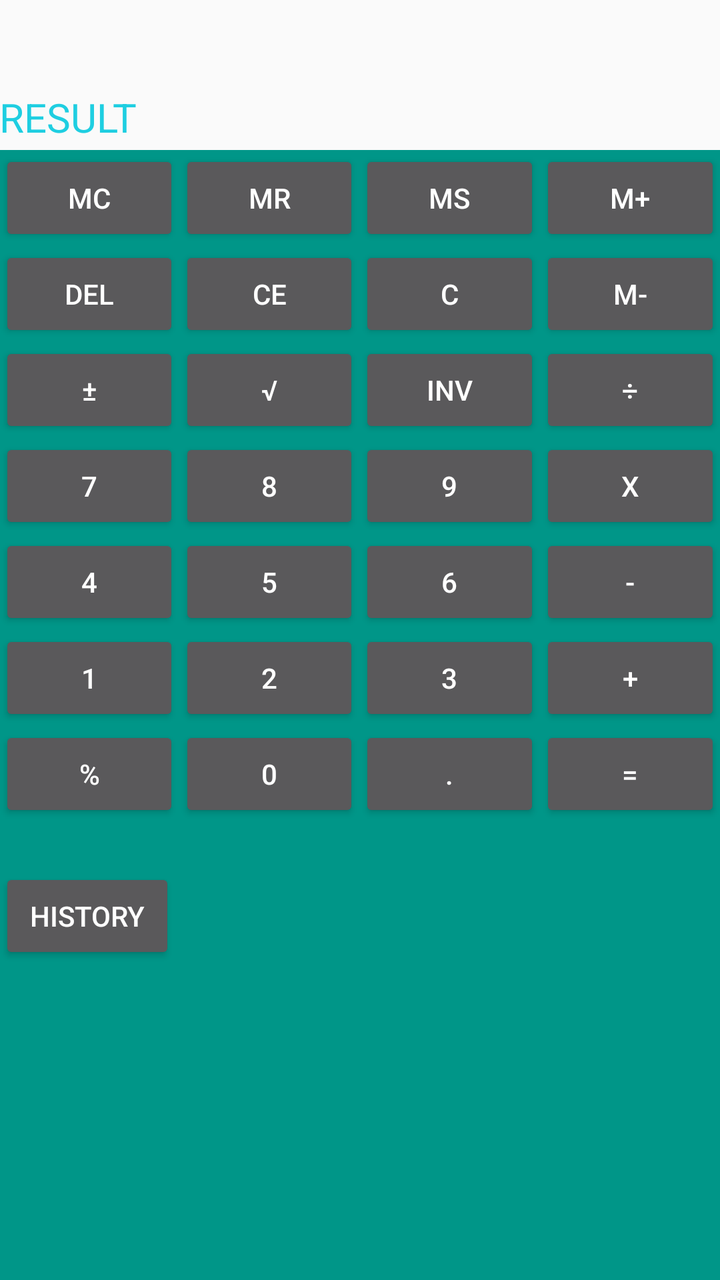
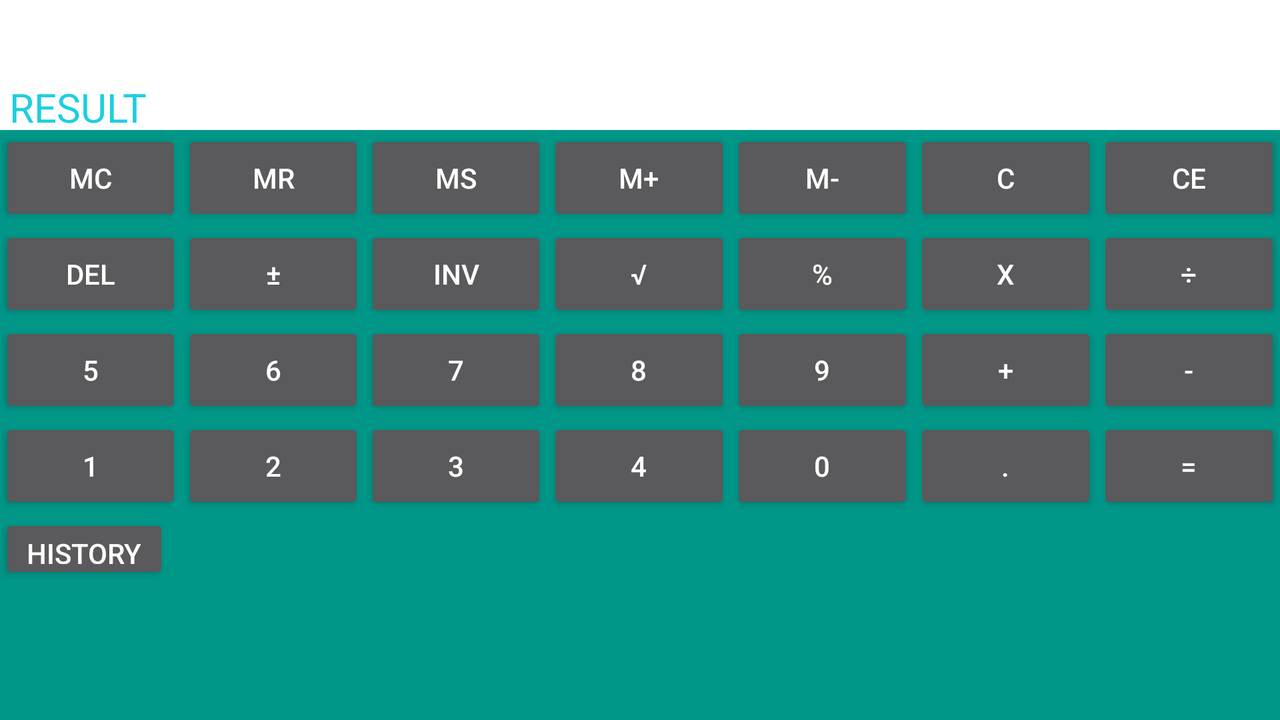

One screen, two layout resources from the same app: the default and the author's alternative for another configuration. Each is rendered where Android would select it; the XML of both is given below.
<!-- AndroidManifest.xml: activity theme AppTheme -->
<!-- res/layout/activity_main.xml -->
<RelativeLayout xmlns:android="http://schemas.android.com/apk/res/android"
    xmlns:tools="http://schemas.android.com/tools"
    android:layout_width="match_parent"
    android:layout_height="fill_parent"
    android:paddingLeft="@dimen/activity_horizontal_margin"
    android:paddingRight="@dimen/activity_horizontal_margin"
    android:paddingTop="@dimen/activity_vertical_margin"
    android:paddingBottom="@dimen/activity_vertical_margin"
    tools:context=".MainActivity"

    android:background="#fafafa">

    <TextView
        android:id="@+id/txtMemory"
        android:layout_width="fill_parent"
        android:layout_height="20dp"
        android:textSize="15sp"
        android:textColor="#4CAF50"
        android:gravity="left"
        android:layout_alignParentTop="true"
        android:layout_alignParentLeft="true"
        android:layout_alignParentStart="true" />

    <TextView
        android:layout_width="match_parent"
        android:layout_height="25dp"
        android:inputType="textMultiLine"
        android:ems="10"
        android:id="@+id/txtStack"
        android:editable="false"
        android:gravity="bottom|right"
        android:layout_below="@+id/txtMemory"
        android:layout_alignParentLeft="true"
        android:textSize="20sp"

        android:textColor="#1ecee1"
        android:nestedScrollingEnabled="true"
        android:scrollIndicators="left|right"
        android:maxLength="999" />

    <TextView
        android:layout_width="match_parent"
        android:layout_height="30dp"
        android:id="@+id/txtInput"
        android:gravity="bottom|right"
        android:inputType="none"
        android:layout_toRightOf="@+id/editText"
        android:layout_toEndOf="@+id/editText"
        android:layout_below="@+id/txtStack"
        android:textSize="20sp"
        android:textColor="#1ecee1"
        android:singleLine="true"
        android:maxLength="20" />

    <RelativeLayout
        android:layout_width="match_parent"
        android:layout_height="match_parent"
        android:layout_below="@+id/txtInput"
        android:background="#009688">

    </RelativeLayout>

    <TableLayout
        android:layout_width="fill_parent"
        android:layout_height="wrap_content"
        android:gravity="center"
        android:background="#009688"
        android:id="@+id/tableLayout2"
        android:layout_below="@+id/txtInput"
        android:layout_alignParentLeft="true"
        android:layout_alignParentStart="true">

        <TableRow
            android:layout_width="match_parent"
            android:layout_height="match_parent"
            android:gravity="center">

            <Button
                android:layout_width="match_parent"
                android:layout_height="wrap_content"
                android:text="@string/buttonMC_text"
                android:id="@+id/buttonMC"
                android:layout_column="1"
                android:textAlignment="center"
                android:layout_weight="1" />

            <Button
                android:layout_width="match_parent"
                android:layout_height="wrap_content"
                android:text="@string/buttonMR_text"
                android:id="@+id/buttonMR"
                android:layout_column="2"
                android:textAlignment="center"
                android:layout_weight="1" />

            <Button
                android:layout_width="match_parent"
                android:layout_height="wrap_content"
                android:text="@string/buttonMS_text"
                android:id="@+id/buttonMS"
                android:layout_column="4"
                android:textAlignment="center"
                android:layout_weight="1" />

            <Button
                android:layout_width="match_parent"
                android:layout_height="wrap_content"
                android:text="@string/buttonMPlus_text"
                android:id="@+id/buttonMPLUS"
                android:layout_column="6"
                android:textAlignment="center"
                android:layout_weight="1" />
        </TableRow>

        <TableRow
            android:layout_width="match_parent"
            android:layout_height="match_parent"
            android:gravity="center">

            <Button
                android:layout_width="match_parent"
                android:layout_height="wrap_content"
                android:text="@string/buttonDEL_text"
                android:id="@+id/buttonDel"
                android:layout_column="1"
                android:textAlignment="center"
                android:layout_weight="1" />

            <Button
                android:layout_width="match_parent"
                android:layout_height="wrap_content"
                android:text="@string/buttonCE_text"
                android:id="@+id/buttonCE"
                android:layout_column="2"
                android:textAlignment="center"
                android:layout_weight="1" />

            <Button
                android:layout_width="match_parent"
                android:layout_height="wrap_content"
                android:text="@string/buttonC_text"
                android:id="@+id/buttonC"
                android:layout_column="4"
                android:textAlignment="center"
                android:layout_weight="1" />

            <Button
                android:layout_width="match_parent"
                android:layout_height="wrap_content"
                android:text="@string/buttonMMinus_text"
                android:id="@+id/buttonMMinus"
                android:layout_column="6"
                android:textAlignment="center"
                android:layout_weight="1" />
        </TableRow>

        <TableRow
            android:layout_width="match_parent"
            android:layout_height="match_parent"
            android:gravity="center">

            <Button
                android:layout_width="match_parent"
                android:layout_height="wrap_content"
                android:text="@string/buttonPosNeg_text"
                android:id="@+id/buttonPosNeg"
                android:layout_column="1"
                android:textAlignment="center"
                android:layout_weight="1"
                android:clickable="false" />

            <Button
                android:layout_width="match_parent"
                android:layout_height="wrap_content"
                android:text="@string/buttonRoot_text"
                android:id="@+id/buttonRoot"
                android:layout_column="2"
                android:textAlignment="center"
                android:layout_weight="1" />

            <Button
                android:layout_width="match_parent"
                android:layout_height="wrap_content"
                android:text="@string/buttonInverse_text"
                android:id="@+id/buttonInv"
                android:layout_column="4"
                android:textAlignment="center"
                android:layout_weight="1" />

            <Button
                android:layout_width="match_parent"
                android:layout_height="wrap_content"
                android:text="@string/buttonDivi_text"
                android:id="@+id/buttonDivi"
                android:layout_column="6"
                android:textAlignment="center"
                android:layout_weight="1" />
        </TableRow>

        <TableRow
            android:layout_width="match_parent"
            android:layout_height="match_parent"
            android:gravity="center">

            <Button
                android:layout_width="match_parent"
                android:layout_height="wrap_content"
                android:text="@string/button7_text"
                android:id="@+id/button7"
                android:layout_column="1"
                android:textAlignment="center"
                android:layout_weight="1" />

            <Button
                android:layout_width="match_parent"
                android:layout_height="wrap_content"
                android:text="@string/button8_text"
                android:id="@+id/button8"
                android:layout_column="2"
                android:textAlignment="center"
                android:layout_weight="1" />

            <Button
                android:layout_width="match_parent"
                android:layout_height="wrap_content"
                android:text="@string/button9_text"
                android:id="@+id/button9"
                android:layout_column="4"
                android:textAlignment="center"
                android:layout_weight="1" />

            <Button
                android:layout_width="match_parent"
                android:layout_height="wrap_content"
                android:text="@string/buttonMulti_text"
                android:id="@+id/buttonMulti"
                android:layout_column="6"
                android:textAlignment="center"
                android:layout_weight="1" />
        </TableRow>

        <TableRow
            android:layout_width="match_parent"
            android:layout_height="match_parent"
            android:layout_gravity="center"
            android:gravity="center">

            <Button
                android:layout_width="match_parent"
                android:layout_height="wrap_content"
                android:text="@string/button4_text"
                android:id="@+id/button4"
                android:layout_column="1"
                android:textAlignment="center"
                android:layout_weight="1" />

            <Button
                android:layout_width="match_parent"
                android:layout_height="wrap_content"
                android:text="@string/button5_text"
                android:id="@+id/button5"
                android:layout_column="2"
                android:textAlignment="center"
                android:clickable="false"
                android:layout_weight="1" />

            <Button
                android:layout_width="match_parent"
                android:layout_height="wrap_content"
                android:text="@string/button6_text"
                android:id="@+id/button6"
                android:layout_column="4"
                android:textAlignment="center"
                android:layout_weight="1" />

            <Button
                android:layout_width="match_parent"
                android:layout_height="wrap_content"
                android:text="@string/buttonMinus_text"
                android:id="@+id/buttonSub"
                android:layout_column="6"
                android:textAlignment="center"
                android:layout_weight="1" />
        </TableRow>

        <TableRow
            android:layout_width="match_parent"
            android:layout_height="match_parent"
            android:gravity="center">

            <Button
                android:layout_width="match_parent"
                android:layout_height="wrap_content"
                android:text="@string/button1_text"
                android:id="@+id/button1"
                android:layout_column="1"
                android:textAlignment="center"
                android:layout_weight="1" />

            <Button
                android:layout_width="match_parent"
                android:layout_height="wrap_content"
                android:text="@string/button2_text"
                android:id="@+id/button2"
                android:layout_column="2"
                android:textAlignment="center"
                android:layout_weight="1" />

            <Button
                android:layout_width="match_parent"
                android:layout_height="wrap_content"
                android:text="@string/button3_text"
                android:id="@+id/button3"
                android:layout_column="4"
                android:textAlignment="center"
                android:layout_weight="1" />

            <Button
                android:layout_width="match_parent"
                android:layout_height="wrap_content"
                android:text="@string/buttonPlus_text"
                android:id="@+id/buttonAdd"
                android:layout_column="6"
                android:textAlignment="center"
                android:layout_weight="1" />
        </TableRow>

        <TableRow
            android:layout_width="match_parent"
            android:layout_height="match_parent"
            android:gravity="center">

            <Button
                android:layout_width="match_parent"
                android:layout_height="wrap_content"
                android:text="@string/buttonPercentage"
                android:id="@+id/buttonPercentage"
                android:layout_column="1"
                android:textAlignment="center"
                android:layout_weight="1" />

            <Button
                android:layout_width="match_parent"
                android:layout_height="wrap_content"
                android:text="@string/button0_text"
                android:id="@+id/button0"
                android:layout_column="2"
                android:textAlignment="center"
                android:layout_weight="1" />

            <Button
                android:layout_width="match_parent"
                android:layout_height="wrap_content"
                android:text="@string/buttonDot_text"
                android:id="@+id/buttonDot"
                android:layout_column="4"
                android:textAlignment="center"
                android:layout_weight="1" />

            <Button
                android:layout_width="match_parent"
                android:layout_height="wrap_content"
                android:text="@string/buttonEqual_text"
                android:id="@+id/buttonEqual"
                android:layout_column="6"
                android:textAlignment="center"
                android:layout_weight="1" />
        </TableRow>
    </TableLayout>

    <Button
        android:layout_width="wrap_content"
        android:layout_height="wrap_content"
        android:text="@string/history"
        android:id="@+id/buttonHistory"
        android:layout_below="@+id/tableLayout2"
        android:layout_alignParentLeft="true"
        android:layout_alignParentStart="true"
        android:layout_marginTop="23dp" />

    <TextView
        android:layout_width="match_parent"
        android:layout_height="wrap_content"
        android:id="@+id/editText"
        android:text="@string/RESULT"
        android:inputType="none"
        android:layout_below="@+id/txtStack"
        android:layout_alignParentLeft="true"
        android:layout_alignRight="@+id/buttonHistory"
        android:layout_alignEnd="@+id/buttonHistory"
        android:layout_alignBottom="@+id/txtInput"
        android:textSize="20sp"
        android:textColor="#1ecee1" />

</RelativeLayout>
<!-- resources referenced by this layout -->
<resources>
  <string name="RESULT">RESULT</string>
  <string name="button0_text">0</string>
  <string name="button1_text">1</string>
  <string name="button2_text">2</string>
  <string name="button3_text">3</string>
  <string name="button4_text">4</string>
  <string name="button5_text">5</string>
  <string name="button6_text">6</string>
  <string name="button7_text">7</string>
  <string name="button8_text">8</string>
  <string name="button9_text">9</string>
  <string name="buttonCE_text">CE</string>
  <string name="buttonC_text">C</string>
  <string name="buttonDEL_text">DEL</string>
  <string name="buttonDivi_text">÷</string>
  <string name="buttonDot_text">.</string>
  <string name="buttonEqual_text">=</string>
  <string name="buttonInverse_text">Inv</string>
  <string name="buttonMC_text">MC</string>
  <string name="buttonMMinus_text">M-</string>
  <string name="buttonMPlus_text">M+</string>
  <string name="buttonMR_text">MR</string>
  <string name="buttonMS_text">MS</string>
  <string name="buttonMinus_text">-</string>
  <string name="buttonMulti_text">X</string>
  <string name="buttonPercentage">%</string>
  <string name="buttonPlus_text">+</string>
  <string name="buttonPosNeg_text">±</string>
  <string name="buttonRoot_text">√</string>
  <string name="history">HISTORY</string>
  <!-- from res/values-v21/ -->
  <style name="AppTheme" parent="Theme.AppCompat">
          <item name="colorPrimary">@color/colorPrimary</item>
          <item name="colorPrimaryDark">@color/colorPrimaryDark</item>
          <item name="colorAccent">@color/colorAccent</item>
      </style>
      &gt;
</resources>
<!-- res/layout-land/activity_main.xml (the author's variant of the layout above) -->
<!-- drawn on the phone turned sideways -->
<RelativeLayout xmlns:android="http://schemas.android.com/apk/res/android"
    xmlns:tools="http://schemas.android.com/tools"
    android:layout_width="match_parent"
    android:layout_height="fill_parent"
    android:paddingLeft="@dimen/activity_horizontal_margin"
    android:paddingRight="@dimen/activity_horizontal_margin"
    android:paddingTop="@dimen/activity_vertical_margin"
    android:paddingBottom="@dimen/activity_vertical_margin"
    tools:context=".MainActivity"

    android:background="@android:color/background_light">

    <TextView
        android:id="@+id/txtMemory"
        android:layout_width="fill_parent"
        android:layout_height="20dp"
        android:textSize="15sp"
        android:textColor="#4CAF50"
        android:gravity="left"
        android:layout_alignParentTop="true"
        android:layout_alignParentLeft="true"
        android:layout_alignParentStart="true" />

    <TextView
        android:layout_width="match_parent"
        android:layout_height="20dp"
        android:inputType="textMultiLine"
        android:ems="10"
        android:id="@+id/txtStack"
        android:editable="false"
        android:gravity="bottom|right"
        android:textSize="20sp"
        android:textColor="#1ecee1"
        android:layout_below="@+id/txtMemory"
        android:layout_toEndOf="@+id/buttonHistory"
        android:layout_alignParentLeft="true"
        android:layout_alignParentStart="true"
        android:singleLine="true" />

    <TextView
        android:layout_width="match_parent"
        android:layout_height="25dp"
        android:id="@+id/txtInput"
        android:gravity="bottom|right"
        android:inputType="none"
        android:layout_toRightOf="@+id/editText"
        android:layout_toEndOf="@+id/editText"
        android:layout_below="@+id/txtStack"
        android:textSize="20sp"
        android:textColor="#1ecee1"
        android:singleLine="true"
        android:maxLength="20" />

    <RelativeLayout
        android:layout_width="match_parent"
        android:layout_height="match_parent"
        android:layout_below="@+id/txtInput"
        android:layout_alignRight="@+id/txtInput"
        android:layout_alignEnd="@+id/txtInput"
        android:layout_alignParentBottom="true"
        android:background="#009688"></RelativeLayout>

    <TableLayout
        android:layout_width="fill_parent"
        android:layout_height="wrap_content"
        android:gravity="center"
        android:background="#009688"
        android:id="@+id/tableLayout2"
        android:layout_below="@+id/txtInput"
        android:layout_alignParentLeft="true"
        android:layout_alignParentStart="true">

        <TableRow
            android:layout_width="match_parent"
            android:layout_height="match_parent"
            android:gravity="center">

            <Button
                android:layout_width="match_parent"
                android:layout_height="wrap_content"
                android:text="@string/buttonMC_text"
                android:id="@+id/buttonMC"
                android:layout_column="1"
                android:textAlignment="center"
                android:layout_weight="1" />

            <Button
                android:layout_width="match_parent"
                android:layout_height="wrap_content"
                android:text="@string/buttonMR_text"
                android:id="@+id/buttonMR"
                android:layout_column="2"
                android:textAlignment="center"
                android:layout_weight="1" />

            <Button
                android:layout_width="match_parent"
                android:layout_height="wrap_content"
                android:text="@string/buttonMS_text"
                android:id="@+id/buttonMS"
                android:layout_column="4"
                android:textAlignment="center"
                android:layout_weight="1" />

            <Button
                android:layout_width="match_parent"
                android:layout_height="wrap_content"
                android:text="@string/buttonMPlus_text"
                android:id="@+id/buttonMPLUS"
                android:layout_column="6"
                android:textAlignment="center"
                android:layout_weight="1" />

            <Button
                android:layout_width="match_parent"
                android:layout_height="wrap_content"
                android:text="@string/buttonMMinus_text"
                android:id="@+id/buttonMMinus"
                android:layout_column="7"
                android:textAlignment="center"
                android:layout_weight="1" />

            <Button
                android:layout_width="match_parent"
                android:layout_height="wrap_content"
                android:text="@string/buttonC_text"
                android:id="@+id/buttonC"
                android:layout_column="8"
                android:textAlignment="center"
                android:layout_weight="1" />

            <Button
                android:layout_width="match_parent"
                android:layout_height="wrap_content"
                android:text="@string/buttonCE_text"
                android:id="@+id/buttonCE"
                android:layout_column="9"
                android:textAlignment="center"
                android:layout_weight="1" />
        </TableRow>

        <TableRow
            android:layout_width="match_parent"
            android:layout_height="match_parent"
            android:gravity="center">

            <Button
                android:layout_width="match_parent"
                android:layout_height="wrap_content"
                android:text="@string/buttonDEL_text"
                android:id="@+id/buttonDel"
                android:layout_column="1"
                android:textAlignment="center"
                android:layout_weight="1" />

            <Button
                android:layout_width="match_parent"
                android:layout_height="wrap_content"
                android:text="@string/buttonPosNeg_text"
                android:id="@+id/buttonPosNeg"
                android:layout_column="2"
                android:textAlignment="center"
                android:layout_weight="1"
                android:clickable="false" />

            <Button
                android:layout_width="match_parent"
                android:layout_height="wrap_content"
                android:text="@string/buttonInverse_text"
                android:id="@+id/buttonInv"
                android:layout_column="4"
                android:textAlignment="center"
                android:layout_weight="1" />

            <Button
                android:layout_width="match_parent"
                android:layout_height="wrap_content"
                android:text="@string/buttonRoot_text"
                android:id="@+id/buttonRoot"
                android:layout_column="6"
                android:textAlignment="center"
                android:layout_weight="1" />

            <Button
                android:layout_width="match_parent"
                android:layout_height="wrap_content"
                android:text="@string/buttonPercentage"
                android:id="@+id/buttonPercentage"
                android:layout_column="7"
                android:textAlignment="center"
                android:layout_weight="1" />

            <Button
                android:layout_width="match_parent"
                android:layout_height="wrap_content"
                android:text="@string/buttonMulti_text"
                android:id="@+id/buttonMulti"
                android:layout_column="8"
                android:textAlignment="center"
                android:layout_weight="1" />

            <Button
                android:layout_width="match_parent"
                android:layout_height="wrap_content"
                android:text="@string/buttonDivi_text"
                android:id="@+id/buttonDivi"
                android:layout_column="9"
                android:textAlignment="center"
                android:layout_weight="1" />

        </TableRow>

        <TableRow
            android:layout_width="match_parent"
            android:layout_height="match_parent"
            android:gravity="center">

            <Button
                android:layout_width="match_parent"
                android:layout_height="wrap_content"
                android:text="@string/button5_text"
                android:id="@+id/button5"
                android:layout_column="1"
                android:textAlignment="center"
                android:clickable="false"
                android:layout_weight="1" />

            <Button
                android:layout_width="match_parent"
                android:layout_height="wrap_content"
                android:text="@string/button6_text"
                android:id="@+id/button6"
                android:layout_column="2"
                android:textAlignment="center"
                android:layout_weight="1" />

            <Button
                android:layout_width="match_parent"
                android:layout_height="wrap_content"
                android:text="@string/button7_text"
                android:id="@+id/button7"
                android:layout_column="4"
                android:textAlignment="center"
                android:layout_weight="1" />

            <Button
                android:layout_width="match_parent"
                android:layout_height="wrap_content"
                android:text="@string/button8_text"
                android:id="@+id/button8"
                android:layout_column="6"
                android:textAlignment="center"
                android:layout_weight="1" />

            <Button
                android:layout_width="match_parent"
                android:layout_height="wrap_content"
                android:text="@string/button9_text"
                android:id="@+id/button9"
                android:layout_column="7"
                android:textAlignment="center"
                android:layout_weight="1" />

            <Button
                android:layout_width="match_parent"
                android:layout_height="wrap_content"
                android:text="@string/buttonPlus_text"
                android:id="@+id/buttonAdd"
                android:layout_column="8"
                android:textAlignment="center"
                android:layout_weight="1" />

            <Button
                android:layout_width="match_parent"
                android:layout_height="wrap_content"
                android:text="@string/buttonMinus_text"
                android:id="@+id/buttonSub"
                android:layout_column="9"
                android:textAlignment="center"
                android:layout_weight="1" />

        </TableRow>

        <TableRow
            android:layout_width="match_parent"
            android:layout_height="match_parent"
            android:gravity="center">

            <Button
                android:layout_width="match_parent"
                android:layout_height="wrap_content"
                android:text="@string/button1_text"
                android:id="@+id/button1"
                android:layout_column="1"
                android:textAlignment="center"
                android:layout_weight="1" />

            <Button
                android:layout_width="match_parent"
                android:layout_height="wrap_content"
                android:text="@string/button2_text"
                android:id="@+id/button2"
                android:layout_column="2"
                android:textAlignment="center"
                android:layout_weight="1" />

            <Button
                android:layout_width="match_parent"
                android:layout_height="wrap_content"
                android:text="@string/button3_text"
                android:id="@+id/button3"
                android:layout_column="4"
                android:textAlignment="center"
                android:layout_weight="1" />

            <Button
                android:layout_width="match_parent"
                android:layout_height="wrap_content"
                android:text="@string/button4_text"
                android:id="@+id/button4"
                android:layout_column="6"
                android:textAlignment="center"
                android:layout_weight="1" />

            <Button
                android:layout_width="match_parent"
                android:layout_height="wrap_content"
                android:text="@string/button0_text"
                android:id="@+id/button0"
                android:layout_column="7"
                android:textAlignment="center"
                android:layout_weight="1" />

            <Button
                android:layout_width="match_parent"
                android:layout_height="wrap_content"
                android:text="@string/buttonDot_text"
                android:id="@+id/buttonDot"
                android:layout_column="8"
                android:textAlignment="center"
                android:layout_weight="1" />

            <Button
                android:layout_width="match_parent"
                android:layout_height="wrap_content"
                android:text="@string/buttonEqual_text"
                android:id="@+id/buttonEqual"
                android:layout_column="9"
                android:textAlignment="center"
                android:layout_weight="1" />

        </TableRow>

    </TableLayout>

    <Button
        android:layout_width="85dp"
        android:layout_height="35dp"
        android:text="@string/history"
        android:id="@+id/buttonHistory"
        android:layout_below="@+id/tableLayout2"
        android:layout_alignLeft="@+id/tableLayout2"
        android:layout_alignStart="@+id/tableLayout2" />

    <TextView
        android:layout_width="match_parent"
        android:layout_height="wrap_content"
        android:id="@+id/editText"
        android:text="@string/RESULT"
        android:inputType="none"
        android:layout_below="@+id/txtStack"
        android:layout_alignBottom="@+id/txtInput"
        android:textSize="20sp"
        android:textColor="#1ecee1"
        android:layout_alignParentLeft="true"
        android:layout_alignParentStart="true"
        android:paddingStart="5dp"
        android:layout_toStartOf="@+id/txtStack"
        android:layout_alignRight="@+id/buttonHistory"
        android:layout_alignEnd="@+id/buttonHistory" />

</RelativeLayout>
